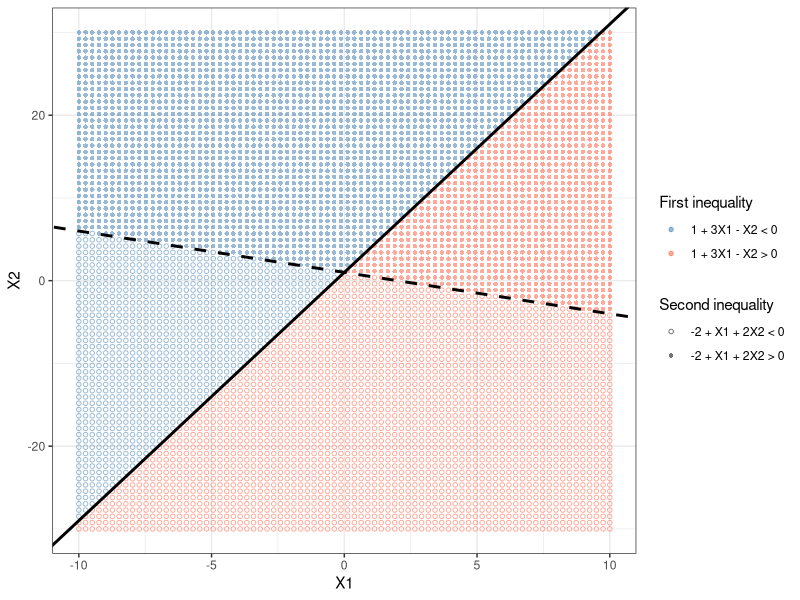
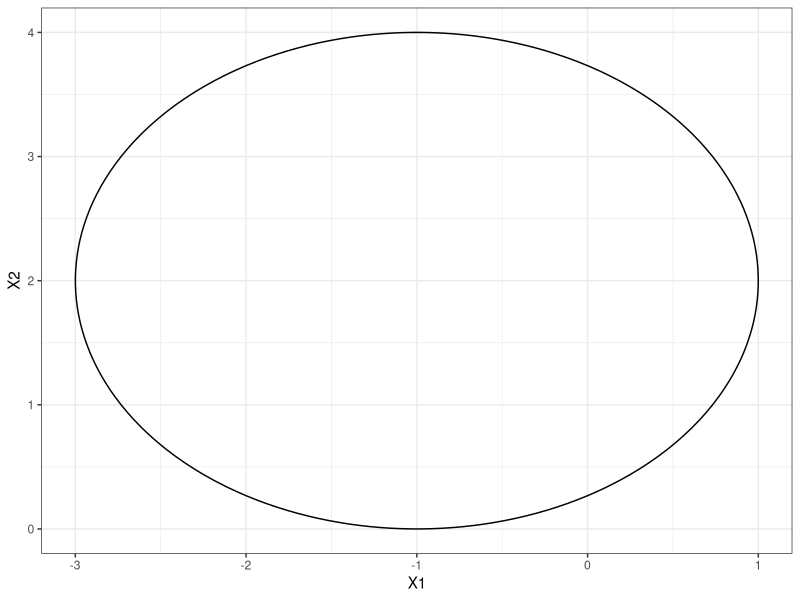

Write R code to recreate these figures, in order.
library(ggplot2)

# 1
xlim <- c(-10, 10)
ylim <- c(-30, 30)

points <- expand.grid(
  X1 = seq(xlim[1], xlim[2], length.out = 80),
  X2 = seq(ylim[1], ylim[2], length.out = 80)
)

points$region1 <- ifelse(1 + 3 * points$X1 - points$X2 > 0, "1 + 3X1 - X2 > 0", "1 + 3X1 - X2 < 0")
points$region2 <- ifelse(-2 + points$X1 + 2 * points$X2 > 0, "-2 + X1 + 2X2 > 0", "-2 + X1 + 2X2 < 0")

ggplot(points, aes(X1, X2)) +
  geom_point(aes(color = region1, shape = region2), size = 1.2, alpha = 0.55) +
  geom_abline(intercept = 1, slope = 3, linewidth = 1) +
  geom_abline(intercept = 1, slope = -0.5, linetype = "dashed", linewidth = 1) +
  scale_color_manual(values = c("1 + 3X1 - X2 > 0" = "tomato", "1 + 3X1 - X2 < 0" = "steelblue")) +
  scale_shape_manual(values = c("-2 + X1 + 2X2 > 0" = 16, "-2 + X1 + 2X2 < 0" = 1)) +
  coord_cartesian(xlim = xlim, ylim = ylim) +
  labs(x = "X1", y = "X2", color = "First inequality", shape = "Second inequality") +
  theme_bw()

#2
# a.
points <- expand.grid(
  X1 = seq(-4, 2, length.out = 100),
  X2 = seq(-1, 5, length.out = 100)
)
p <- ggplot(points, aes(x = X1, y = X2, z = (1 + X1)^2 + (2 - X2)^2 - 4)) +
  geom_contour(breaks = 0, colour = "black") +
  theme_bw()
p
